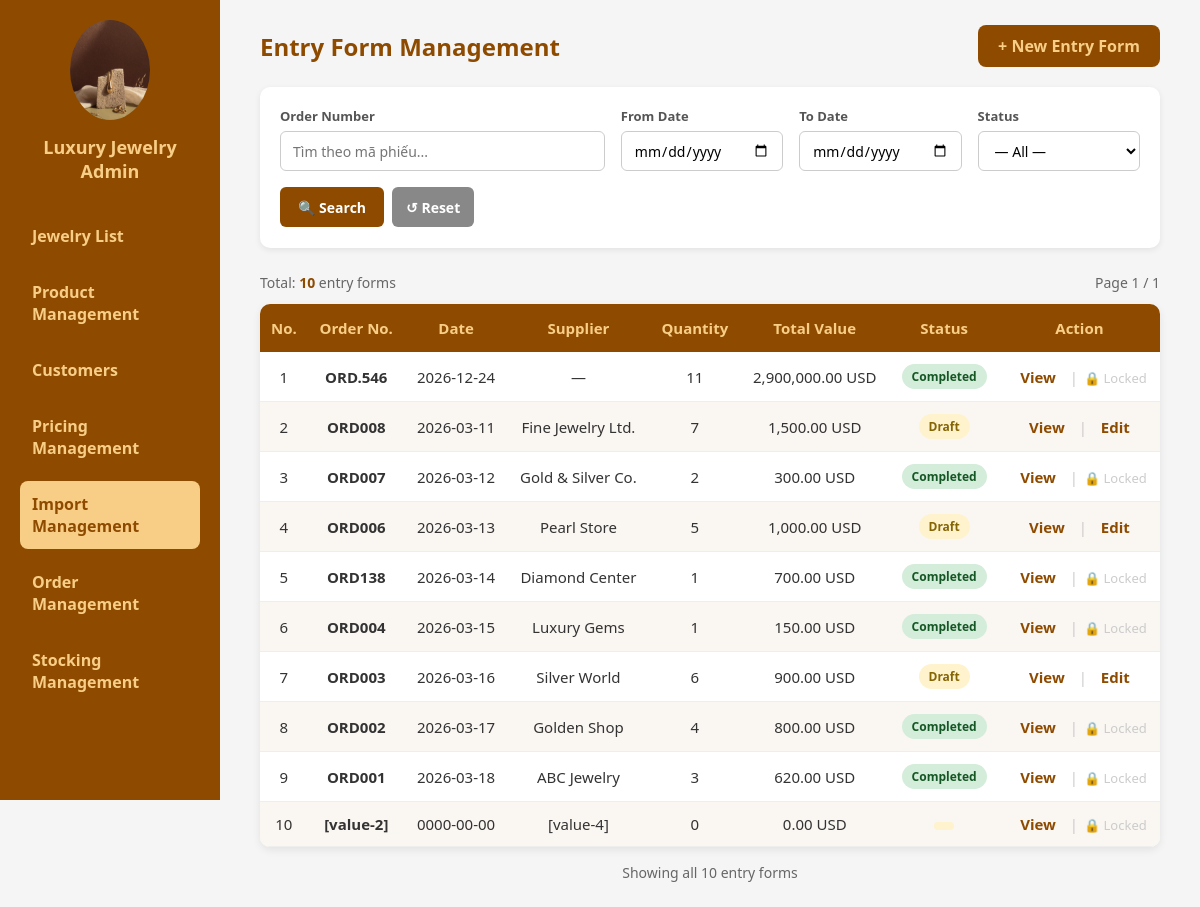
Page /admin/Import_product/import_management.php on the committed database.
### tables this page shows
CREATE TABLE `goods_receipt` (
  `id` int(11) NOT NULL AUTO_INCREMENT,
  `order_number` varchar(50) NOT NULL,
  `entry_date` date NOT NULL,
  `supplier` varchar(255) DEFAULT NULL,
  `total_quantity` int(11) DEFAULT 0,
  `total_value` decimal(15,2) DEFAULT 0.00,
  `status` enum('Draft','Completed') DEFAULT 'Draft',
  `created_at` timestamp NOT NULL DEFAULT current_timestamp(),
  PRIMARY KEY (`id`)
);

### admin/Import_product/import_management.php (the view, shortened to what this page needs)
<!DOCTYPE html>
<html lang="vi">
<head>
</head>
<body>
<?php
require_once "../../config/config.php";
$search_order  = trim($_GET['order']  ?? '');
$search_from   = trim($_GET['from']   ?? '');
$search_to     = trim($_GET['to']     ?? '');
$search_status = trim($_GET['status'] ?? '');
$page          = max(1, (int)($_GET['page'] ?? 1));
$per_page      = 10;
$where_clauses = ['1'];
$params        = [];
$types         = '';
$where_sql = implode(' AND ', $where_clauses);
$count_sql = "SELECT COUNT(*) AS total FROM goods_receipt WHERE $where_sql";
if ($params) {
    $stmt_count = $conn->prepare($count_sql);
    $stmt_count->bind_param($types, ...$params);
    $stmt_count->execute();
    $total_rows = $stmt_count->get_result()->fetch_assoc()['total'];
    $stmt_count->close();
} else {
    $total_rows = $conn->query($count_sql)->fetch_assoc()['total'];
}
$total_pages = max(1, (int)ceil($total_rows / $per_page));
$page = min($page, $total_pages);
$offset = ($page - 1) * $per_page;
$data_sql = "SELECT * FROM goods_receipt WHERE $where_sql ORDER BY id DESC LIMIT $per_page OFFSET $offset";
if ($params) {
    $stmt_data = $conn->prepare($data_sql);
    $stmt_data->bind_param($types, ...$params);
    $stmt_data->execute();
    $result = $stmt_data->get_result();
} else {
    $result = $conn->query($data_sql);
}
$rows = $result->fetch_all(MYSQLI_ASSOC);
$is_searching = ($search_order !== '' || $search_from !== '' || $search_to !== '' || $search_status !== '');
?>
<div class="sidebar">
  <div class="logo">
    <img src="../../images/Admin_login.jpg" alt="Admin Logo">
    <h2>Luxury Jewelry Admin</h2>
  </div>
  <div class="menu">
    <a href="../Administration_menu.php#products">Jewelry List</a>
    <a href="../product_management.php">Product Management</a>
    <a href="../Administration_menu.php#users">Customers</a>
    <a href="../Price Manage/pricing.php">Pricing Management</a>
    <a href="import_management.php" class="active">Import Management</a>
    <a href="../Order Manage/order_management.php">Order Management</a>
    <a href="../Stock Manage/stocking_management.php">Stocking Management</a>
  </div>
</div>
<main>
  <header>
    <h1>Entry Form Management</h1>
    <a href="add_entry_form.php" class="btn">+ New Entry Form</a>
  </header>
  <div class="search-section">
    <form method="GET" action="import_management.php" id="search-form">
      <div class="search-row">
        <div class="search-group wide">
          <label class="search-label">Order Number</label>
          <input type="text" name="order" class="search-input"
                 placeholder="Tìm theo mã phiếu..."
                 value="<?= htmlspecialchars($search_order) ?>">
        </div>
        <div class="search-group narrow">
          <label class="search-label">From Date</label>
          <input type="date" name="from" class="search-input"
                 value="<?= htmlspecialchars($search_from) ?>">
        </div>
        <div class="search-group narrow">
          <label class="search-label">To Date</label>
          <input type="date" name="to" class="search-input"
                 value="<?= htmlspecialchars($search_to) ?>">
        </div>
        <div class="search-group narrow">
          <label class="search-label">Status</label>
          <select name="status" class="search-select">
            <option value="">— All —</option>
          </select>
        </div>
        <div class="search-actions">
          <button type="submit" class="btn-search">🔍 Search</button>
          <a href="import_management.php" class="btn-reset">↺ Reset</a>
        </div>
      </div>
    </form>
  </div>
  <div class="result-info">
    <span class="result-count">
      <?php if ($is_searching): ?>
        Found <strong><?= $total_rows ?></strong> result<?= $total_rows != 1 ? 's' : '' ?>
        <?php if ($search_order): ?> for "<strong><?= htmlspecialchars($search_order) ?></strong>"<?php endif; ?>
      <?php else: ?>
        Total: <strong><?= $total_rows ?></strong> entry form<?= $total_rows != 1 ? 's' : '' ?>
      <?php endif; ?>
    </span>
    <span class="result-count">Page <?= $page ?> / <?= $total_pages ?></span>
  </div>
  <table>
    <thead>
      <tr>
        <th>No.</th>
        <th>Order No.</th>
        <th>Date</th>
        <th>Supplier</th>
        <th>Quantity</th>
        <th>Total Value</th>
        <th>Status</th>
        <th>Action</th>
      </tr>
    </thead>
    <tbody>
      <?php if (empty($rows)): ?>
        <tr class="no-results"><td colspan="8">
          <?= $is_searching ? 'Không tìm thấy phiếu nhập nào phù hợp.' : 'Chưa có phiếu nhập nào.' ?>
        </td></tr>
      <?php else: ?>
        <?php
        $i = ($page - 1) * $per_page + 1;
        foreach ($rows as $row):
          $badge = $row['status'] === 'Completed' ? 'badge-completed' : 'badge-draft';
        ?>
        <tr>
          <td><?= $i++ ?></td>
          <td><strong><?= htmlspecialchars($row['order_number']) ?></strong></td>
          <td><?= htmlspecialchars($row['entry_date']) ?></td>
          <td><?= htmlspecialchars($row['supplier'] ?? '—') ?></td>
          <td><?= intval($row['total_quantity']) ?></td>
          <td><?= number_format($row['total_value'], 2) ?> USD</td>
          <td><span class="badge <?= $badge ?>"><?= $row['status'] ?></span></td>
          <td>
            <a href="entry_form_detail.php?id=<?= $row['id'] ?>" class="tbl-link">View</a>
            <span class="tbl-sep">|</span>
            <?php if ($row['status'] === 'Draft'): ?>
              <a href="edit_entry_form.php?id=<?= $row['id'] ?>" class="tbl-link">Edit</a>
            <?php else: ?>
              <span style="color:#ccc;font-size:13px;" title="Phiếu đã hoàn thành, không thể sửa">🔒 Locked</span>
            <?php endif; ?>
          </td>
        </tr>
        <?php endforeach; ?>
      <?php endif; ?>
    </tbody>
  </table>
  <?php if ($total_pages > 1): ?>
  <div class="pagination-wrap">
    <span class="pagination-info">
      Showing <?= ($page-1)*$per_page + 1 ?>–<?= min($page*$per_page, $total_rows) ?> of <?= $total_rows ?>
    </span>
    <div class="pagination">
      <button class="pagination-btn" onclick="goPage(<?= $page-1 ?>)" <?= $page<=1 ? 'disabled' : '' ?>>&#10094;</button>
      <?php
      $start = max(1, $page - 2);
      $end   = min($total_pages, $page + 2);
      if ($start > 1): ?><button class="pagination-btn" onclick="goPage(1)">1</button><?php if ($start > 2): ?><span style="padding:0 4px;color:#999">…</span><?php endif; endif;
      for ($p = $start; $p <= $end; $p++): ?>
        <button class="pagination-btn <?= $p === $page ? 'active' : '' ?>" onclick="goPage(<?= $p ?>)"><?= $p ?></button>
      <?php endfor;
      if ($end < $total_pages): ?><?php if ($end < $total_pages-1): ?><span style="padding:0 4px;color:#999">…</span><?php endif; ?><button class="pagination-btn" onclick="goPage(<?= $total_pages ?>"><?= $total_pages ?></button><?php endif; ?>
      <button class="pagination-btn" onclick="goPage(<?= $page+1 ?>)" <?= $page>=$total_pages ? 'disabled' : '' ?>>&#10095;</button>
    </div>
  </div>
  <?php else: ?>
  <div class="pagination-info" style="text-align:center;margin-top:16px;color:#666;font-size:14px;">
    Showing all <?= $total_rows ?> entry form<?= $total_rows != 1 ? 's' : '' ?>
  </div>
  <?php endif; ?>
</main>
</body>
</html>

### admin/Import_product/import_management.php (style rules this page uses)
* { margin: 0; padding: 0; box-sizing: border-box; font-family: "Segoe UI", sans-serif; }
body { background-color: #f5f5f5; color: #333; display: flex; }
.sidebar { width: 220px; background-color: #8e4b00; color: #f8ce86; display: flex; flex-direction: column; padding: 20px; height: 100vh; position: fixed; left: 0; top: 0; overflow-y: auto; }
.logo { text-align: center; margin-bottom: 30px; }
.logo img { width: 80px; border-radius: 50%; }
.logo h2 { font-size: 18px; margin-top: 10px; }
.menu a { display: block; padding: 12px; color: #f8ce86; text-decoration: none; border-radius: 8px; margin-bottom: 10px; font-weight: bold; transition: background 0.3s, color 0.3s; }
.menu a:hover, .menu a.active { background-color: #f8ce86; color: #8e4b00; }
main { flex: 1; padding: 25px 40px; margin-left: 220px; }
header { display: flex; justify-content: space-between; align-items: center; margin-bottom: 20px; }
header h1 { font-size: 24px; color: #8e4b00; }
.btn { background: #8e4b00; color: #f8ce86; text-decoration: none; padding: 10px 20px; border-radius: 8px; font-weight: bold; transition: 0.3s; border: none; cursor: pointer; display: inline-block; }
.search-section { background: #fff; border-radius: 10px; padding: 20px; box-shadow: 0 2px 6px rgba(0,0,0,0.08); margin-bottom: 25px; }
.search-row { display: flex; gap: 16px; align-items: flex-end; flex-wrap: wrap; }
.search-group { display: flex; flex-direction: column; min-width: 160px; }
.search-group.wide { flex: 2; }
.search-group.narrow { flex: 1; }
.search-label { font-weight: 600; color: #555; margin-bottom: 6px; font-size: 13px; }
.search-input, .search-select { padding: 9px 12px; border: 1px solid #ccc; border-radius: 6px; font-size: 14px; background: white; height: 40px; }
.search-actions { display: flex; gap: 8px; padding-bottom: 1px; }
.btn-search { background: #8e4b00; color: white; border: none; border-radius: 6px; padding: 0 18px; height: 40px; font-weight: 600; cursor: pointer; font-size: 14px; }
.btn-reset { background: #888; color: white; border: none; border-radius: 6px; padding: 0 14px; height: 40px; font-weight: 600; cursor: pointer; font-size: 14px; text-decoration: none; display: inline-flex; align-items: center; }
.result-info { display: flex; justify-content: space-between; align-items: center; margin-bottom: 12px; }
.result-count { font-size: 14px; color: #666; }
.result-count strong { color: #8e4b00; }
table { width: 100%; border-collapse: separate; border-spacing: 0; background: #fff; border-radius: 10px; overflow: hidden; box-shadow: 0 3px 8px rgba(0,0,0,0.08); }
th { background-color: #8e4b00; color: #f8ce86; font-weight: 600; text-align: center; padding: 14px 10px; font-size: 15px; }
td { text-align: center; padding: 12px 10px; border-bottom: 1px solid #eee; font-size: 15px; }
tr:nth-child(even) td { background: #faf6f2; }
.badge { display: inline-block; padding: 4px 10px; border-radius: 20px; font-size: 12px; font-weight: 700; }
.badge-draft { background: #fff3cd; color: #856404; }
.badge-completed { background: #d4edda; color: #155724; }
.tbl-link { color: #8e4b00; text-decoration: none; font-weight: 600; padding: 4px 8px; border-radius: 4px; }
.tbl-sep { color: #ccc; margin: 0 2px; }
.pagination-info { font-size: 14px; color: #666; }

### rows in the picture
goods_receipt: order_number "ORD.546", entry_date "2026-12-24", supplier "—", total_quantity "11", total_value "2,900,000.00", status "Completed", shows "🔒 Locked"
goods_receipt: order_number "ORD008", entry_date "2026-03-11", supplier "Fine Jewelry Ltd.", total_quantity "7", total_value "1,500.00", status "Draft"
goods_receipt: order_number "ORD007", entry_date "2026-03-12", supplier "Gold & Silver Co.", total_quantity "2", total_value "300.00", status "Completed", shows "🔒 Locked"
goods_receipt: order_number "ORD006", entry_date "2026-03-13", supplier "Pearl Store", total_quantity "5", total_value "1,000.00", status "Draft"
goods_receipt: order_number "ORD138", entry_date "2026-03-14", supplier "Diamond Center", total_quantity "1", total_value "700.00", status "Completed", shows "🔒 Locked"
goods_receipt: order_number "ORD004", entry_date "2026-03-15", supplier "Luxury Gems", total_quantity "1", total_value "150.00", status "Completed", shows "🔒 Locked"
goods_receipt: order_number "ORD003", entry_date "2026-03-16", supplier "Silver World", total_quantity "6", total_value "900.00", status "Draft"
goods_receipt: order_number "ORD002", entry_date "2026-03-17", supplier "Golden Shop", total_quantity "4", total_value "800.00", status "Completed", shows "🔒 Locked"
goods_receipt: order_number "ORD001", entry_date "2026-03-18", supplier "ABC Jewelry", total_quantity "3", total_value "620.00", status "Completed", shows "🔒 Locked"
goods_receipt: order_number "[value-2]", entry_date "0000-00-00", supplier "[value-4]", total_quantity "0", total_value "0.00", status "🔒 Locked"

### other values in the picture
$total_rows "10"
$page "1"
$total_pages "1"
